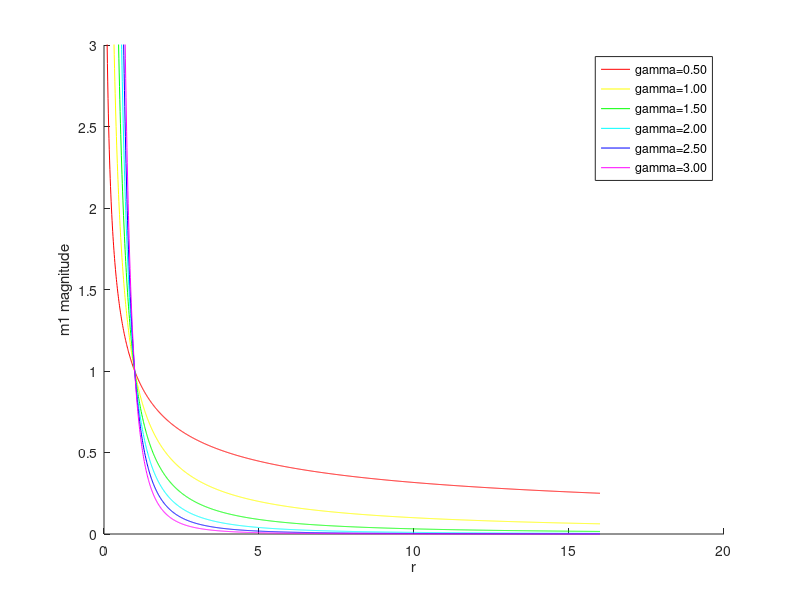
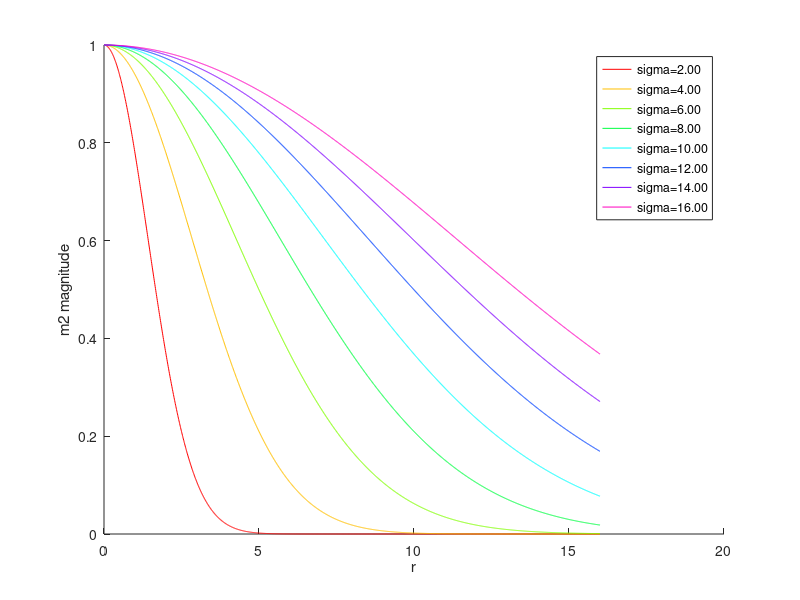

The MATLAB script that drew these images, in order: (Note: this script raises an error after producing the figures.)
clear;
clc;
alpha = .5;
beta = 0.1;
tau = 0.5;
eps = 0.01;
imName = 'test.jpg';
downsampleFactor = 1;
edgeMapType = 'cannyWeighted';

%%
% Plot m1 profile w.r.t to gamma
x = 0:0.01:16;
figure(1);
hold on
gammaRange = 0.5:0.5:3;
colors = colormap(hsv(length(gammaRange)));
for gamma=gammaRange,
    y = 1./(x+eps).^gamma;
    h(gamma*2) = plot(x,y,'Color',colors(gamma*2,:),...
        'DisplayName',sprintf('gamma=%.2f',gamma));
    ylim([0,3]);
end
legend(h);
ylabel('m1 magnitude');
xlabel('r');
hold off

%%
% Plot m2 profile w.r.t to sigma
x = 0:0.01:16;
figure(2);
hold on
sigmaRange = 2:2:16;
colors = colormap(hsv(length(sigmaRange)));
for sigma=sigmaRange,
    y = exp(-x.^2/sigma^2);
    h(sigma/2) = plot(x,y,'Color',colors(sigma/2,:),...
        'DisplayName',sprintf('sigma=%.2f',sigma));
end
legend(h);
ylabel('m2 magnitude');
xlabel('r');
hold off

%%
% Study the evolution of capture range w.r.t gamma
% See test_nico.m and modify gamma to see the streamline evolution
% load images
typeTest = 'm1_gamma_';
im = imread('synthetic_edge_map.png');
f = double(im(:,:,1));
[n,m] = size(f);
f = (255*ones(n,m)-f);
im_gt = imread('gt_synthetic_edge_map.png');
f_gt = double(im_gt(:,:,1));
f_gt = (255*ones(n,m)-f_gt);


for gamma=0.5:0.5:3
%Compute convolution kernel
[Fx,Fy] = getKernel(128,1,gamma);
K(:,:,1) = Fx;
K(:,:,2) = Fy;
%Compute Fext
Fext = AM_VFC(f,K);
% Normalize
Fmag = sqrt(sum(Fext.*Fext,3))+eps;
Fext(:,:,1) = Fext(:,:,1)./Fmag;
Fext(:,:,2) = Fext(:,:,2)./Fmag;

figure(3);
plot_streamline(300,4,Fext,(255*ones(n,m)-f),f_gt);
set(gca,'position',[0 0 1 1],'unit','normalized');
imName = ['OutputImagesParam/' typeTest num2str(gamma*10)];
print(imName,'-dpng');
clear K; clear Fext; clear Fx; clear Fy;
end

%%
% Study the evolution of capture range w.r.t to R (radius of kernel
% convolution)
typeTest = 'm1_radius_';

for k=3:8
%Compute convolution kernel
kernelRadius = 2.^k;
[Fx,Fy] = getKernel(kernelRadius,1,1.7);
K(:,:,1) = Fx;
K(:,:,2) = Fy;
%Compute Fext
Fext = AM_VFC(f,K);
% Normalize
Fmag = sqrt(sum(Fext.*Fext,3))+eps;
Fext(:,:,1) = Fext(:,:,1)./Fmag;
Fext(:,:,2) = Fext(:,:,2)./Fmag;

figure(4);
plot_streamline(300,4,Fext,(255*ones(n,m)-f),f_gt);
set(gca,'position',[0 0 1 1],'unit','normalized');
imName = ['OutputImagesParam/' typeTest num2str(kernelRadius)];
print(imName,'-dpng');
clear K; clear Fext; clear Fx; clear Fy;
end


%%
% Study the evolution of the VFC field for m2 magnitude w.r.t sigma
% Sigma must be initialized according to the radius of kernel 

typeTest = 'm2_sigma_';

for sigma=5:30
%Compute convolution kernel
[Fx,Fy] = getKernel(128,2,sigma);
K(:,:,1) = Fx;
K(:,:,2) = Fy;
%Compute Fext
Fext = AM_VFC(f,K);
% Normalize
Fmag = sqrt(sum(Fext.*Fext,3))+eps;
Fext(:,:,1) = Fext(:,:,1)./Fmag;
Fext(:,:,2) = Fext(:,:,2)./Fmag;

figure(5);
plot_streamline(300,4,Fext,(255*ones(n,m)-f),f_gt);
set(gca,'position',[0 0 1 1],'unit','normalized');
imName = ['OutputImagesParam/' typeTest num2str(sigma)];
print(imName,'-dpng');
clear K; clear Fext; clear Fx; clear Fy;
end
